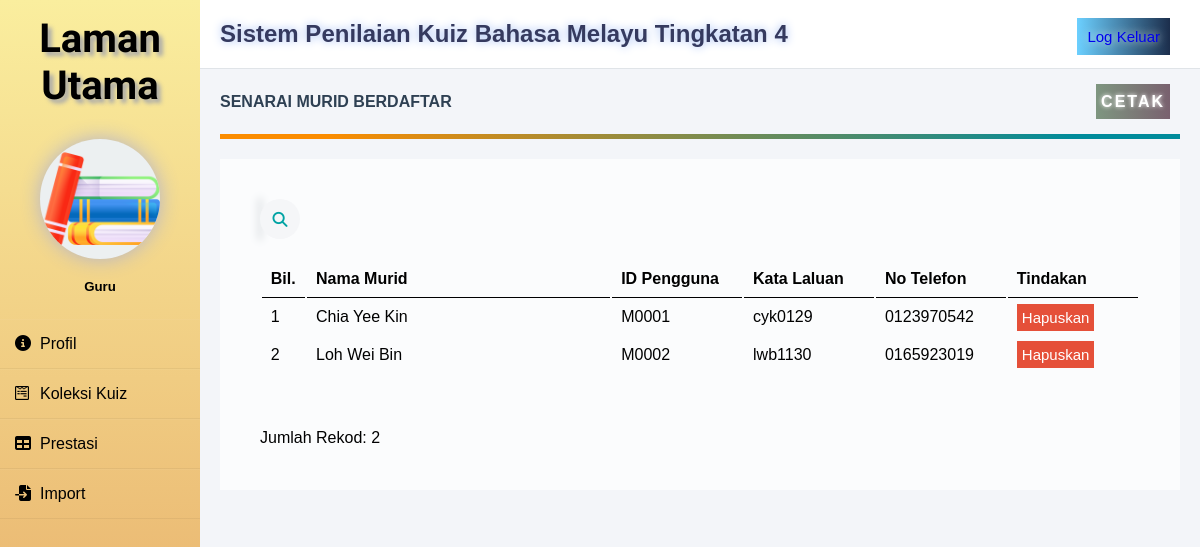
The app's page /senaraimurid.php (signed in) with its own data.
### tables this page shows
CREATE TABLE `pengguna` (
  `idpengguna` varchar(10) NOT NULL,
  `peranan` varchar(10) NOT NULL,
  `nama` varchar(20) NOT NULL,
  `katalaluan` varchar(10) NOT NULL,
  `notel` varchar(12) NOT NULL
);

### senaraimurid.php (the view, shortened to what this page needs)
<?php
require 'connect.php';
include('template/sidebar.php');
?>
<head>
    <link rel="stylesheet" href="css/senaraimuridstyle.css?v=<?php echo time(); ?>">
</head>
        <div class="space">
            <div class="header">
                <h2>Sistem Penilaian Kuiz Bahasa Melayu Tingkatan 4</h2>
                <div class="logoutbutton"><a href="logout.php">Log Keluar</a></div>
            </div>
            <div class="maincontent">
                <div class="title">SENARAI MURID BERDAFTAR</div>
                <a name="cetak" onclick="window.print()">CETAK</a>
                <div class="separator"></div>
                <div class="detailbox">
                    <?php
                        $querymurid = mysqli_query($conn, "SELECT * FROM pengguna WHERE peranan='murid' ORDER BY nama ASC");
                        ?>
                        <div class="searchbox">
                            <div class="searchbutton">
                                <i class="fas fa-search"></i>
                            </div>
                        </div>
                        <table class="senaraimurid" id="senaraimurid" autowidth="false">
                            <thead>
                                <tr>
                                    <th style="width: 5%;">Bil.</th>
                                    <th style="width: 35%;">Nama Murid</th>
                                    <th style="width: 15%;">ID Pengguna</th>
                                    <th style="width: 15%;">Kata Laluan</th>
                                    <th style="width: 15%;">No Telefon</th>
                                    <th style="width: 15%;">Tindakan</th>
                                </tr>
                            </thead>
                            <?php
                                if($querymurid==TRUE){
                                    $count = mysqli_num_rows($querymurid);
                                    if($count>0){
                                        $bil = 1;
                                        while($fetchmurid = mysqli_fetch_assoc($querymurid)): ?>
                                        <tbody>
                                            <tr>
                                                <td><?php echo $bil++;?></td>
                                                <td><?php echo $fetchmurid['nama'];?></td>
                                                <td><?php echo $fetchmurid['idpengguna'];?></td>
                                                <td><?php echo $fetchmurid['katalaluan'];?></td>
                                                <td><?php echo $fetchmurid['notel'];?></td>
                                                <td>
                                                    <a href="hapuskanmurid.php?idpengguna=<?php echo $fetchmurid['idpengguna']; ?>" class="hapusmurid" onclick="return confirm('Adakah anda ingin hapuskan semua rekod murid ini?')">Hapuskan</a>
                                                </td>
                                            </tr>
                                        </tbody>
                                        <?php endwhile; }} ?>
                        </table>
                        <br><br>Jumlah Rekod: <?php echo $bil-1;?><br>
                    </div>
            </div>
        </div>
</body>
</html>

### template/sidebar.css (style rules this page uses)
* { margin: 0; padding: 0; box-sizing: border-box; list-style: none; font-family: Verdana, Geneva, Tahoma, sans-serif; }
body { margin: 0; padding: 0; background: #f3f5f9; }

### css/senaraimuridstyle.css (style rules this page uses)
* { margin: 0; padding: 0; box-sizing: border-box; list-style: none; font-family: Verdana, Geneva, Tahoma, sans-serif; }
body { margin: 0; padding: 0; background: #f3f5f9; }
.space { width: 100%; margin-left: 200px; }
.header { padding: 20px; background: #fff; color: #000000; border-bottom: 1px solid #e0e4e8; }
.header h2 { color: #353A5F; text-shadow: 0 0 10px #9EBAF3; }
.logoutbutton { padding: 10px; background-image: linear-gradient(90deg,#6CD0FF,#1C2E4C); text-shadow: 0 0 10px #fff; float: right; margin-top: -30px; margin-right: 10px; font-size: 15px; color: #fff; }
a { text-decoration: none; }
.maincontent { margin: 20px; color: #000000; line-height: 25px; }
.maincontent div { margin-bottom: 20px; }
.title { font-weight: bold; color: #2E4053; }
.separator { height: 5px; background-image: linear-gradient(108.9deg, rgba(251,140,0,1) 11.2%, rgba(0,139,155,1) 88.9%); }
.detailbox { position: relative; background: #fff; background-color: rgba(255, 255, 255, 0.7); padding: 40px; }
.searchbox { position: relative; }
.searchbutton { position: absolute; top: 0; left: 0; background: #f5f6f8; width: 40px; height: 40px; border-radius: 50%; cursor: pointer; transition: all 0.5s 0.6s linear; }
.searchbutton .fas { position: absolute; top: 50%; left: 50%; transform: translate(-50%,-50%); color: #01a3a4; font-size: 15px; transition: all 0.5s 0.6s linear; }
.senaraimurid { width: 100%; table-layout: auto; }
table tr th { border-bottom: 1px solid black; padding: 1%; text-align: left; }
table tr td { padding: 1%; }
.hapusmurid { background-color: #e55039; padding: 5px; color: white; text-decoration: none; font-size: 15px; }
a[name="cetak"] { cursor: pointer; background-image: linear-gradient(to right, #7E9680, #79616F); text-shadow: 0 0 4px #fff; padding: 5px; color: white; letter-spacing: 2px; text-decoration: none; font-weight: bold; display: inline-block; float: right; margin-top: -50px; margin-right: 10px; }

### records on screen
pengguna: nama "Chia Yee Kin", idpengguna "M0001", katalaluan "cyk0129", notel "0123970542"
pengguna: nama "Loh Wei Bin", idpengguna "M0002", katalaluan "lwb1130", notel "0165923019"

### other values on screen
$bil-1 "2"
